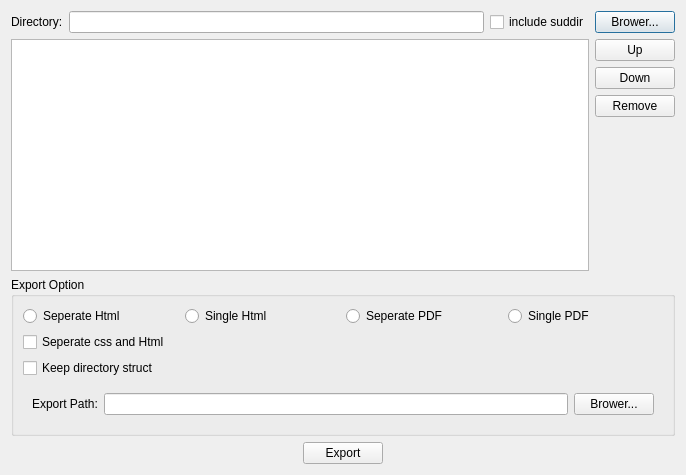
<?xml version="1.0" encoding="UTF-8"?>
<ui version="4.0">
 <class>ExportDirectoryDialog</class>
 <widget class="QDialog" name="ExportDirectoryDialog">
  <property name="geometry">
   <rect>
    <x>0</x>
    <y>0</y>
    <width>686</width>
    <height>475</height>
   </rect>
  </property>
  <property name="windowTitle">
   <string>Export Whole Directory...</string>
  </property>
  <layout class="QVBoxLayout" name="verticalLayout_2">
   <item>
    <layout class="QHBoxLayout" name="horizontalLayout">
     <item>
      <widget class="QLabel" name="label">
       <property name="text">
        <string>Directory:</string>
       </property>
      </widget>
     </item>
     <item>
      <widget class="QLineEdit" name="dirPathLineEdit"/>
     </item>
     <item>
      <widget class="QCheckBox" name="suddirCheckBox">
       <property name="text">
        <string>include suddir</string>
       </property>
      </widget>
     </item>
     <item>
      <widget class="QPushButton" name="browerPushButton">
       <property name="text">
        <string>Brower...</string>
       </property>
      </widget>
     </item>
    </layout>
   </item>
   <item>
    <layout class="QHBoxLayout" name="horizontalLayout_2">
     <item>
      <widget class="QTreeView" name="filesTreeView"/>
     </item>
     <item>
      <layout class="QVBoxLayout" name="verticalLayout">
       <item>
        <widget class="QPushButton" name="upPushButton">
         <property name="toolTip">
          <string>Move up</string>
         </property>
         <property name="text">
          <string>Up</string>
         </property>
         <property name="icon">
          <iconset resource="../../../res/MdCharm.qrc">
           <normaloff>:/prev.png</normaloff>:/prev.png</iconset>
         </property>
        </widget>
       </item>
       <item>
        <widget class="QPushButton" name="downPushButton">
         <property name="toolTip">
          <string>Move down</string>
         </property>
         <property name="text">
          <string>Down</string>
         </property>
         <property name="icon">
          <iconset resource="../../../res/MdCharm.qrc">
           <normaloff>:/next.png</normaloff>:/next.png</iconset>
         </property>
        </widget>
       </item>
       <item>
        <widget class="QPushButton" name="removePushButton">
         <property name="text">
          <string>Remove</string>
         </property>
         <property name="icon">
          <iconset resource="../../../res/MdCharm.qrc">
           <normaloff>:/conf/delete.png</normaloff>:/conf/delete.png</iconset>
         </property>
        </widget>
       </item>
       <item>
        <spacer name="verticalSpacer">
         <property name="orientation">
          <enum>Qt::Vertical</enum>
         </property>
         <property name="sizeHint" stdset="0">
          <size>
           <width>20</width>
           <height>40</height>
          </size>
         </property>
        </spacer>
       </item>
      </layout>
     </item>
    </layout>
   </item>
   <item>
    <widget class="QGroupBox" name="groupBox">
     <property name="title">
      <string>Export Option</string>
     </property>
     <layout class="QVBoxLayout" name="verticalLayout_3">
      <item>
       <layout class="QHBoxLayout" name="horizontalLayout_4">
        <item>
         <widget class="QRadioButton" name="seperateHtmlRadioButton">
          <property name="text">
           <string>Seperate Html</string>
          </property>
         </widget>
        </item>
        <item>
         <widget class="QRadioButton" name="singleHtmlRadioButton">
          <property name="text">
           <string>Single Html</string>
          </property>
         </widget>
        </item>
        <item>
         <widget class="QRadioButton" name="seperatePDFRadioButton">
          <property name="text">
           <string>Seperate PDF</string>
          </property>
         </widget>
        </item>
        <item>
         <widget class="QRadioButton" name="singlePDFRadioButton">
          <property name="text">
           <string>Single PDF</string>
          </property>
         </widget>
        </item>
       </layout>
      </item>
      <item>
       <widget class="QCheckBox" name="seperateCssAndHtmlcheckBox">
        <property name="text">
         <string>Seperate css and Html</string>
        </property>
       </widget>
      </item>
      <item>
       <widget class="QCheckBox" name="keepDirCheckBox">
        <property name="text">
         <string>Keep directory struct</string>
        </property>
       </widget>
      </item>
      <item>
       <widget class="QWidget" name="exportPathWidget" native="true">
        <layout class="QHBoxLayout" name="horizontalLayout_5">
         <item>
          <widget class="QLabel" name="label_2">
           <property name="text">
            <string>Export Path:</string>
           </property>
          </widget>
         </item>
         <item>
          <widget class="QLineEdit" name="exportLineEdit"/>
         </item>
         <item>
          <widget class="QPushButton" name="exportPathBrowerPushButton">
           <property name="text">
            <string>Brower...</string>
           </property>
          </widget>
         </item>
        </layout>
       </widget>
      </item>
     </layout>
    </widget>
   </item>
   <item>
    <layout class="QHBoxLayout" name="horizontalLayout_3">
     <item>
      <spacer name="horizontalSpacer">
       <property name="orientation">
        <enum>Qt::Horizontal</enum>
       </property>
       <property name="sizeHint" stdset="0">
        <size>
         <width>40</width>
         <height>20</height>
        </size>
       </property>
      </spacer>
     </item>
     <item>
      <widget class="QPushButton" name="exportPushButton">
       <property name="text">
        <string>Export</string>
       </property>
      </widget>
     </item>
     <item>
      <spacer name="horizontalSpacer_2">
       <property name="orientation">
        <enum>Qt::Horizontal</enum>
       </property>
       <property name="sizeHint" stdset="0">
        <size>
         <width>40</width>
         <height>20</height>
        </size>
       </property>
      </spacer>
     </item>
    </layout>
   </item>
  </layout>
 </widget>
 <resources>
  <include location="../../../res/MdCharm.qrc"/>
 </resources>
 <connections/>
</ui>
